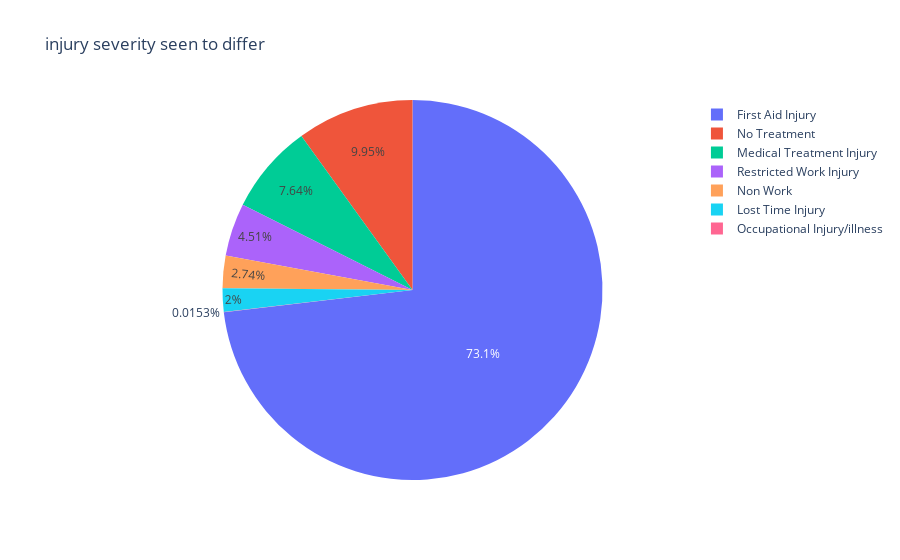

The notebook cell this image was saved under:
### Code cell
fig1=px.pie(df_Prim,names="Injury",values="severity rate",title="injury severity seen to differ")

fig1.show()

### Figure 1 — Plotly figure (JSON) as saved in the notebook; plotly's stock layout.template omitted (floating-point values rounded to 4 significant figures)
{"data": [{"domain": {"x": [0, 1], "y": [0, 1]}, "hovertemplate": "Injury=%{label}<br>severity rate=%{value}<extra></extra>", "labels": ["First Aid Injury", "No Treatment", "Medical Treatment Injury", "Restricted Work Injury", "Non Work", "Lost Time Injury", "Occupational Injury/illness"], "legendgroup": "", "name": "", "showlegend": true, "type": "pie", "values": [3.028, 0.4118, 0.3164, 0.1868, 0.1136, 0.08285, 0.0006318]}], "layout": {"legend": {"tracegroupgap": 0}, "title": {"text": "injury severity seen to differ"}}}
